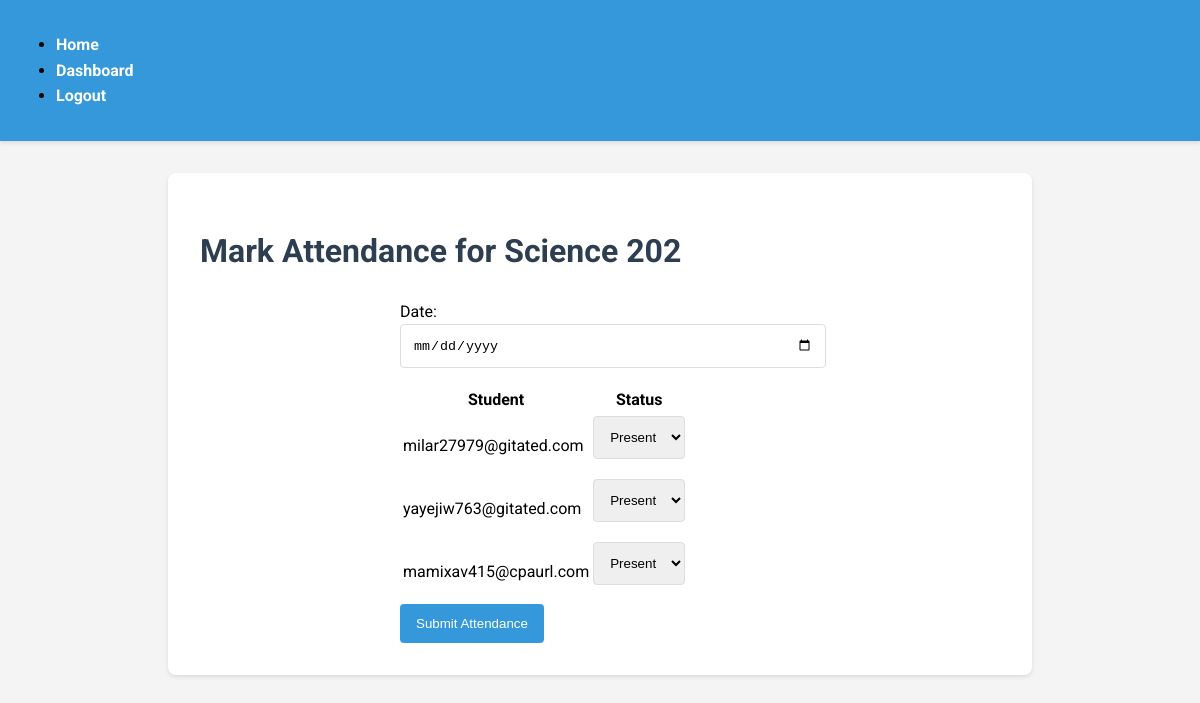
/mark_attendance/1 (signed in), run on the app's committed database.
### models.py (models this page shows, shortened)
class BaseModel(db.Model):
    __abstract__ = True
    id = db.Column(db.Integer, primary_key=True)

class Class(BaseModel):
    __tablename__ = 'class'
    name = db.Column(db.String(100), nullable=False)
    teacher_id = db.Column(db.Integer, db.ForeignKey('user.id'), nullable=False)
    students = db.relationship('User', secondary='user_class', back_populates='classes')
    attendances = db.relationship('Attendance', back_populates='class_')

class User(UserMixin, BaseModel):
    __tablename__ = 'user'
    email = db.Column(db.String(120), unique=True, nullable=False)
    name = db.Column(db.String(100), nullable=False)
    password = db.Column(db.String(255), nullable=False)
    role = db.Column(db.String(20), nullable=False)
    classes = db.relationship('Class', secondary='user_class', back_populates='students')

### app.py (the view, shortened to what this page needs)
@app.route('/mark_attendance/<int:class_id>', methods=['GET', 'POST'])
@login_required
def mark_attendance(class_id):
    if current_user.role != 'teacher':
        flash('Only teachers can mark attendance')
        return redirect(url_for('dashboard'))
    class_obj = Class.query.get(class_id)
    return render_template('mark_attendance.html', class_obj=class_obj)

### app.py (called while the page is built)
@login_manager.user_loader
def load_user(user_id):
    return User.query.get(int(user_id))

### templates/mark_attendance.html (shortened to what this page needs)
{% extends "base.html" %}
{% block content %}
    <h1>Mark Attendance for {{ class_obj.name }}</h1>
    <form method="POST">
        <label for="date">Date:</label>
        <input type="date" id="date" name="date" required>
        <table>
            <thead>
                <tr>
                    <th>Student</th>
                    <th>Status</th>
                </tr>
            </thead>
            <tbody>
                {% for student in class_obj.students %}
                    <tr>
                        <td>{{ student.email }}</td>
                        <td>
                            <select name="status_{{ student.id }}" required>
                                <option value="present">Present</option>
                            </select>
                        </td>
                    </tr>
                {% endfor %}
            </tbody>
        </table>
        <button type="submit">Submit Attendance</button>
    </form>
{% endblock %}

### static/styles.css (style rules this page uses)
body { font-family: 'Roboto', Arial, sans-serif; line-height: 1.6; margin: 0; padding: 0; background-color: #f4f4f4; }
h1, h2 { color: #2c3e50; }
form { max-width: 400px; margin: 0 auto; }
input, select { width: 100%; padding: 0.75rem; margin-bottom: 1rem; border: 1px solid #ddd; border-radius: 4px; }
button { background-color: #3498db; color: #fff; padding: 0.75rem 1rem; border: none; border-radius: 4px; cursor: pointer; transition: background-color 0.3s ease; }

### data on the page
Class: name "Science 202"
User: email "milar27979@gitated.com", id "Present"
User: email "yayejiw763@gitated.com", id "Present"
User: email "mamixav415@cpaurl.com", id "Present"
